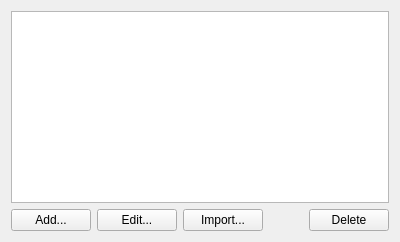
       <widget class="QWidget" name="tab_16">
        <layout class="QVBoxLayout" name="verticalLayout_25">
         <item>
          <widget class="QListWidget" name="listUserScripts"/>
         </item>
         <item>
          <layout class="QHBoxLayout" name="horizontalLayout_33">
           <item>
            <widget class="QPushButton" name="buttonUserScriptAdd">
             <property name="text">
              <string>Add...</string>
             </property>
            </widget>
           </item>
           <item>
            <widget class="QPushButton" name="buttonUserScriptEdit">
             <property name="text">
              <string>Edit...</string>
             </property>
            </widget>
           </item>
           <item>
            <widget class="QPushButton" name="buttonUserScriptImport">
             <property name="text">
              <string>Import...</string>
             </property>
            </widget>
           </item>
           <item>
            <spacer name="horizontalSpacer_9">
             <property name="orientation">
              <enum>Qt::Horizontal</enum>
             </property>
             <property name="sizeHint" stdset="0">
              <size>
               <width>40</width>
               <height>20</height>
              </size>
             </property>
            </spacer>
           </item>
           <item>
            <widget class="QPushButton" name="buttonUserScriptDelete">
             <property name="text">
              <string>Delete</string>
             </property>
            </widget>
           </item>
          </layout>
         </item>
        </layout>
       </widget>
